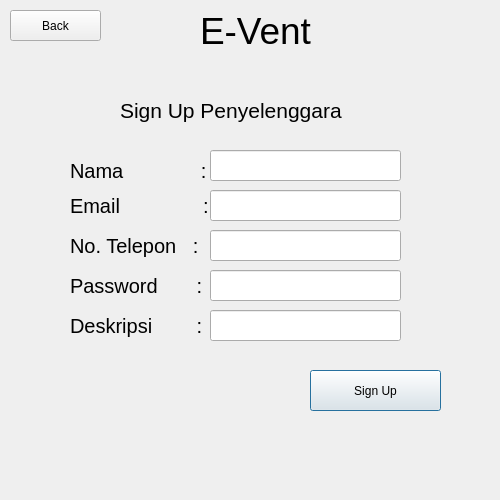
<?xml version="1.0" encoding="UTF-8"?>
<ui version="4.0">
 <class>Dialog</class>
 <widget class="QDialog" name="Dialog">
  <property name="geometry">
   <rect>
    <x>0</x>
    <y>0</y>
    <width>500</width>
    <height>500</height>
   </rect>
  </property>
  <property name="windowTitle">
   <string>Dialog</string>
  </property>
  <property name="styleSheet">
   <string notr="true"/>
  </property>
  <widget class="QLabel" name="label">
   <property name="geometry">
    <rect>
     <x>120</x>
     <y>80</y>
     <width>291</width>
     <height>61</height>
    </rect>
   </property>
   <property name="styleSheet">
    <string notr="true">font-size: 16pt;</string>
   </property>
   <property name="text">
    <string>Sign Up Penyelenggara</string>
   </property>
  </widget>
  <widget class="QLabel" name="nama_txtbox_2">
   <property name="geometry">
    <rect>
     <x>70</x>
     <y>150</y>
     <width>141</width>
     <height>41</height>
    </rect>
   </property>
   <property name="styleSheet">
    <string notr="true">font-size: 15pt;</string>
   </property>
   <property name="text">
    <string>Nama              :</string>
   </property>
  </widget>
  <widget class="QLineEdit" name="nama_txtbox">
   <property name="geometry">
    <rect>
     <x>210</x>
     <y>150</y>
     <width>191</width>
     <height>31</height>
    </rect>
   </property>
   <property name="styleSheet">
    <string notr="true">border-color: rgb(0, 0, 0);
font-size: 20pt;</string>
   </property>
   <property name="frame">
    <bool>true</bool>
   </property>
  </widget>
  <widget class="QLabel" name="label_3">
   <property name="geometry">
    <rect>
     <x>70</x>
     <y>190</y>
     <width>141</width>
     <height>31</height>
    </rect>
   </property>
   <property name="styleSheet">
    <string notr="true">font-size: 15pt;</string>
   </property>
   <property name="text">
    <string>Email               :</string>
   </property>
  </widget>
  <widget class="QLineEdit" name="email_txtbox">
   <property name="geometry">
    <rect>
     <x>210</x>
     <y>190</y>
     <width>191</width>
     <height>31</height>
    </rect>
   </property>
   <property name="styleSheet">
    <string notr="true">border-color: rgb(0, 0, 0);
font-size:20pt;</string>
   </property>
   <property name="frame">
    <bool>true</bool>
   </property>
  </widget>
  <widget class="QPushButton" name="submit_signup_btn">
   <property name="geometry">
    <rect>
     <x>310</x>
     <y>370</y>
     <width>131</width>
     <height>41</height>
    </rect>
   </property>
   <property name="text">
    <string>Sign Up</string>
   </property>
  </widget>
  <widget class="QLabel" name="label_4">
   <property name="geometry">
    <rect>
     <x>200</x>
     <y>0</y>
     <width>141</width>
     <height>61</height>
    </rect>
   </property>
   <property name="styleSheet">
    <string notr="true">font-size: 28pt;</string>
   </property>
   <property name="text">
    <string>E-Vent</string>
   </property>
  </widget>
  <widget class="QLabel" name="label_6">
   <property name="geometry">
    <rect>
     <x>70</x>
     <y>270</y>
     <width>141</width>
     <height>31</height>
    </rect>
   </property>
   <property name="styleSheet">
    <string notr="true">font-size: 15pt;</string>
   </property>
   <property name="text">
    <string>Password       :</string>
   </property>
  </widget>
  <widget class="QLineEdit" name="password_txtbox">
   <property name="geometry">
    <rect>
     <x>210</x>
     <y>270</y>
     <width>191</width>
     <height>31</height>
    </rect>
   </property>
   <property name="styleSheet">
    <string notr="true">border-color: rgb(0, 0, 0);
font-size:20pt;</string>
   </property>
   <property name="frame">
    <bool>true</bool>
   </property>
  </widget>
  <widget class="QLineEdit" name="notelp_txtbox">
   <property name="geometry">
    <rect>
     <x>210</x>
     <y>230</y>
     <width>191</width>
     <height>31</height>
    </rect>
   </property>
   <property name="styleSheet">
    <string notr="true">border-color: rgb(0, 0, 0);
font-size:20pt;</string>
   </property>
   <property name="text">
    <string/>
   </property>
   <property name="frame">
    <bool>true</bool>
   </property>
  </widget>
  <widget class="QLabel" name="label_5">
   <property name="geometry">
    <rect>
     <x>70</x>
     <y>230</y>
     <width>141</width>
     <height>31</height>
    </rect>
   </property>
   <property name="styleSheet">
    <string notr="true">font-size: 15pt;</string>
   </property>
   <property name="text">
    <string>No. Telepon   :</string>
   </property>
  </widget>
  <widget class="QLineEdit" name="deskripsi_txtbox">
   <property name="geometry">
    <rect>
     <x>210</x>
     <y>310</y>
     <width>191</width>
     <height>31</height>
    </rect>
   </property>
   <property name="styleSheet">
    <string notr="true">border-color: rgb(0, 0, 0);
font-size:20pt;</string>
   </property>
   <property name="frame">
    <bool>true</bool>
   </property>
  </widget>
  <widget class="QLabel" name="label_7">
   <property name="geometry">
    <rect>
     <x>70</x>
     <y>310</y>
     <width>141</width>
     <height>31</height>
    </rect>
   </property>
   <property name="styleSheet">
    <string notr="true">font-size: 15pt;</string>
   </property>
   <property name="text">
    <string>Deskripsi        :</string>
   </property>
  </widget>
  <widget class="QPushButton" name="back_btn">
   <property name="geometry">
    <rect>
     <x>10</x>
     <y>10</y>
     <width>91</width>
     <height>31</height>
    </rect>
   </property>
   <property name="text">
    <string>Back</string>
   </property>
  </widget>
 </widget>
 <resources/>
 <connections/>
</ui>
